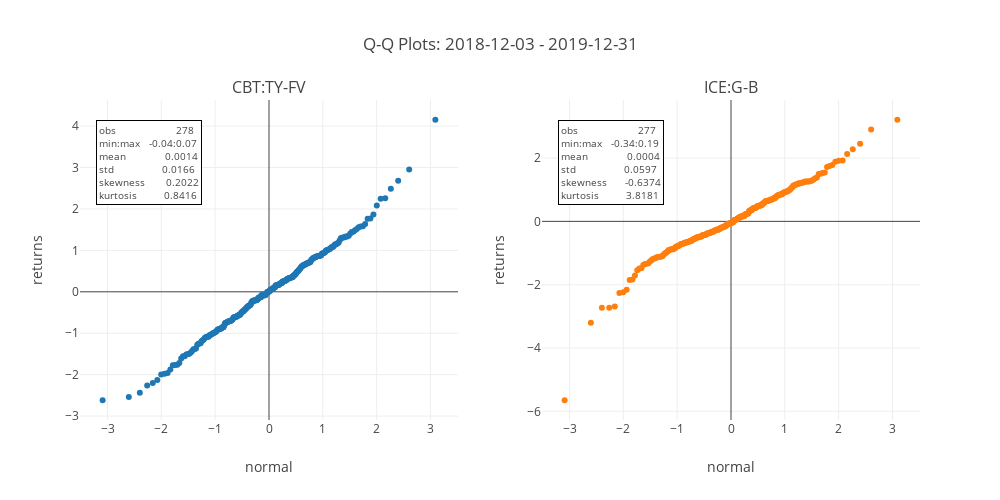

Here is the notebook cell this chart was saved with:
### Markdown cell above
#### Excluding Extraordinary Period
Here are the same plots including just the period up to the end of 2019. While there are still some outliers, there are far fewer of them and the distributions appear to be normal. The reduction in the quantity and magnitude of the outliers relative to the plot of the entire period appears to be consistent with the reduction in calculated kurtosis.

### Code cell
utils.make_qq_charts(
    pairs, df_second.loc[:"2019-12-31"],
    "Q-Q Plots"
)

### Figure 1 — Plotly figure (JSON) as saved in the notebook; plotly's stock layout.template omitted (floating-point values rounded to 4 significant figures; data arrays with more than 128 entries replaced by an {"elided": "..."} marker saying what was removed)
{"data": [{"marker": {"color": "#1F77B4"}, "mode": "markers", "name": "CBT:TY-FV", "type": "scatter", "x": {"elided": "278 float values"}, "xaxis": "x", "y": {"elided": "278 float values"}, "yaxis": "y"}, {"marker": {"color": "#FF7F0E"}, "mode": "markers", "name": "ICE:G-B", "type": "scatter", "x": {"elided": "277 float values"}, "xaxis": "x2", "y": {"elided": "277 float values"}, "yaxis": "y2"}], "layout": {"annotations": [{"font": {"size": 16}, "showarrow": false, "text": "CBT:TY-FV", "x": 0.225, "xanchor": "center", "xref": "paper", "y": 1, "yanchor": "bottom", "yref": "paper"}, {"font": {"size": 16}, "showarrow": false, "text": "ICE:G-B", "x": 0.775, "xanchor": "center", "xref": "paper", "y": 1, "yanchor": "bottom", "yref": "paper"}, {"align": "left", "bgcolor": "white", "bordercolor": "black", "borderpad": 2, "borderwidth": 1, "font": {"size": 10}, "showarrow": false, "text": "obs                    278<br>min:max   -0.04:0.07<br>mean             0.0014<br>std                0.0166<br>skewness       0.2022<br>kurtosis         0.8416", "x": -1.236, "xanchor": "right", "xref": "x", "y": 4.152, "yanchor": "top", "yref": "y"}, {"align": "left", "bgcolor": "white", "bordercolor": "black", "borderpad": 2, "borderwidth": 1, "font": {"size": 10}, "showarrow": false, "text": "obs                    277<br>min:max   -0.34:0.19<br>mean             0.0004<br>std                0.0597<br>skewness      -0.6374<br>kurtosis         3.8181", "x": -1.236, "xanchor": "right", "xref": "x2", "y": 3.21, "yanchor": "top", "yref": "y2"}], "height": 500, "showlegend": false, "title": {"text": "Q-Q Plots: 2018-12-03 - 2019-12-31"}, "width": 1000, "xaxis": {"anchor": "y", "domain": [0, 0.45], "tickformat": ".0f", "tickmode": "array", "tickvals": [-3, -2, -1, 0, 1, 2, 3], "title": {"text": "normal"}}, "xaxis2": {"anchor": "y2", "domain": [0.55, 1], "tickformat": ".0f", "tickmode": "array", "tickvals": [-3, -2, -1, 0, 1, 2, 3], "title": {"text": "normal"}}, "yaxis": {"anchor": "x", "domain": [0, 1], "title": {"text": "returns"}}, "yaxis2": {"anchor": "x2", "domain": [0, 1], "title": {"text": "returns"}}}}
